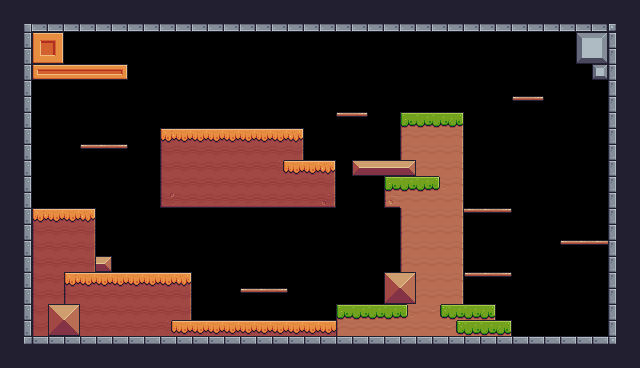

The image is a tile-based game level rendered from a .tmx file. Its description and source (layers, tilesets, objects; grid data summarised) follow:
An orthogonal 40x23 tile map with 16x16 px tiles, 1 tile layer (Background) and 79 objects (30x Fruit, 16x Spike, 7x Platforms, 4x Saw, Player, ...).

<map version="1.10" tiledversion="1.11.2" orientation="orthogonal" renderorder="right-down" width="40" height="23" tilewidth="16" tileheight="16" infinite="0" nextlayerid="4" nextobjectid="134">
 <tileset firstgid="1" source="Pixel Game.tsx" />
 <layer id="1" name="Background" width="40" height="23">
  <properties>
   <property name="BackgroundColor" value="Gray" />
  </properties>
  <data>[920 cells, 464 non-empty, 48 distinct tile ids]</data>
 </layer>
 <objectgroup id="2" name="Spawnpoints">
  <object id="30" type="Saw" x="160" y="112" width="32" height="32">
   <properties>
    <property name="isVertical" type="bool" value="false" />
    <property name="offneg" type="float" value="0" />
    <property name="offpos" type="float" value="7" />
   </properties>
  </object>
  <object id="36" type="Saw" x="448" y="128" width="32" height="32">
   <properties>
    <property name="isVertical" type="bool" value="false" />
    <property name="offneg" type="float" value="0" />
    <property name="offpos" type="float" value="8" />
   </properties>
  </object>
  <object id="35" type="Saw" x="416" y="96" width="32" height="32">
   <properties>
    <property name="isVertical" type="bool" value="true" />
    <property name="offneg" type="float" value="4" />
    <property name="offpos" type="float" value="0" />
   </properties>
  </object>
  <object id="58" name="Player" type="Player" x="32" y="176" width="32" height="32" />
  <object id="59" type="Checkpoint" x="544" y="272" width="64" height="64" />
  <object id="63" name="Kiwi" type="Fruit" x="240" y="224" width="32" height="32" />
  <object id="65" name="Kiwi" type="Fruit" x="336" y="64" width="32" height="32" />
  <object id="70" name="Apple" type="Fruit" x="224" y="48" width="32" height="32" />
  <object id="71" name="Kiwi" type="Fruit" x="80" y="96" width="32" height="32" />
  <object id="72" name="Kiwi" type="Fruit" x="96" y="96" width="32" height="32" />
  <object id="73" name="Bananas" type="Fruit" x="464" y="224" width="32" height="32" />
  <object id="74" name="Kiwi" type="Fruit" x="480" y="224" width="32" height="32" />
  <object id="75" name="Bananas" type="Fruit" x="576" y="176" width="32" height="32" />
  <object id="76" name="Apple" type="Fruit" x="208" y="48" width="32" height="32" />
  <object id="77" name="Apple" type="Fruit" x="192" y="48" width="32" height="32" />
  <object id="78" name="Bananas" type="Fruit" x="256" y="224" width="32" height="32" />
  <object id="85" name="Kiwi" type="Fruit" x="512" y="160" width="32" height="32" />
  <object id="86" name="Kiwi" type="Fruit" x="528" y="160" width="32" height="32" />
  <object id="87" name="Apple" type="Fruit" x="336" y="240" width="32" height="32" />
  <object id="88" name="Bananas" type="Fruit" x="368" y="240" width="32" height="32" />
  <object id="89" name="Bananas" type="Fruit" x="336" y="272" width="32" height="32" />
  <object id="90" name="Kiwi" type="Fruit" x="352" y="272" width="32" height="32" />
  <object id="95" name="Apple" type="Fruit" x="528" y="48" width="32" height="32" />
  <object id="96" name="Kiwi" type="Fruit" x="512" y="48" width="32" height="32" />
  <object id="97" name="Bananas" type="Fruit" x="496" y="48" width="32" height="32" />
  <object id="98" name="Apple" type="Fruit" x="352" y="208" width="32" height="32" />
  <object id="99" name="Apple" type="Fruit" x="368" y="208" width="32" height="32" />
  <object id="103" name="Apple" type="Fruit" x="272" y="48" width="32" height="32" />
  <object id="104" name="Apple" type="Fruit" x="256" y="48" width="32" height="32" />
  <object id="105" name="Apple" type="Fruit" x="240" y="48" width="32" height="32" />
  <object id="106" type="Saw" x="592" y="128" width="32" height="32">
   <properties>
    <property name="isVertical" type="bool" value="false" />
    <property name="offneg" type="float" value="8" />
    <property name="offpos" type="float" value="0" />
   </properties>
  </object>
  <object id="107" name="Apple" type="Fruit" x="160" y="208" width="32" height="32" />
  <object id="108" name="Apple" type="Fruit" x="144" y="208" width="32" height="32" />
  <object id="110" name="Apple" type="Fruit" x="128" y="208" width="32" height="32" />
  <object id="112" name="Apple" type="Fruit" x="176" y="208" width="32" height="32" />
  <object id="113" name="Apple" type="Fruit" x="560" y="176" width="32" height="32" />
  <object id="114" name="Spike" type="Spike" x="192" y="304" width="16" height="16" />
  <object id="115" name="Spike" type="Spike" x="208" y="304" width="16" height="16" />
  <object id="116" name="Spike" type="Spike" x="224" y="304" width="16" height="16" />
  <object id="117" name="Spike" type="Spike" x="240" y="304" width="16" height="16" />
  <object id="118" name="Spike" type="Spike" x="256" y="304" width="16" height="16" />
  <object id="119" name="Spike" type="Spike" x="272" y="304" width="16" height="16" />
  <object id="120" name="Spike" type="Spike" x="288" y="304" width="16" height="16" />
  <object id="121" name="Spike" type="Spike" x="304" y="304" width="16" height="16" />
  <object id="122" name="Spike" type="Spike" x="320" y="304" width="16" height="16" />
  <object id="123" name="Spike" type="Spike" x="304" y="144" width="16" height="16" />
  <object id="124" name="Spike" type="Spike" x="320" y="144" width="16" height="16" />
  <object id="125" name="Spike" type="Spike" x="352" y="144" width="16" height="16" />
  <object id="126" name="Spike" type="Spike" x="368" y="144" width="16" height="16" />
  <object id="127" name="Spike" type="Spike" x="384" y="144" width="16" height="16" />
  <object id="128" name="Spike" type="Spike" x="512" y="320" width="16" height="16" />
  <object id="129" name="Spike" type="Spike" x="528" y="320" width="16" height="16" />
  <object id="133" x="32" y="32" width="32" height="32" />
 </objectgroup>
 <objectgroup id="3" name="Collisions">
  <object id="37" x="16" y="16" width="608" height="16" />
  <object id="39" x="16" y="32" width="16" height="320" />
  <object id="40" x="32" y="336" width="576" height="16" />
  <object id="41" x="608" y="32" width="16" height="320" />
  <object id="43" x="32" y="208" width="64" height="128" />
  <object id="44" x="96" y="256" width="16" height="16" />
  <object id="45" x="96" y="272" width="96" height="64" />
  <object id="47" x="336" y="304" width="160" height="32" />
  <object id="48" x="496" y="320" width="16" height="16" />
  <object id="49" x="384" y="272" width="80" height="32" />
  <object id="50" x="400" y="112" width="64" height="160" />
  <object id="51" x="352" y="160" width="48" height="16" />
  <object id="52" x="384" y="176" width="16" height="16" />
  <object id="53" x="160" y="128" width="144" height="80" />
  <object id="54" x="304" y="160" width="32" height="48" />
  <object id="57" x="192" y="320" width="144" height="16" />
  <object id="79" type="Platforms" x="80" y="144" width="48" height="16" />
  <object id="80" type="Platforms" x="240" y="288" width="48" height="16" />
  <object id="81" type="Platforms" x="336" y="112" width="32" height="16" />
  <object id="82" type="Platforms" x="560" y="240" width="48" height="16" />
  <object id="83" type="Platforms" x="464" y="208" width="48" height="16" />
  <object id="84" type="Platforms" x="464" y="272" width="48" height="16" />
  <object id="91" x="576" y="32" width="32" height="32" />
  <object id="92" x="592" y="64" width="16" height="16" />
  <object id="94" type="Platforms" x="512" y="96" width="32" height="16" />
  <object id="131" x="32" y="64" width="96" height="16" />
 </objectgroup>
</map>
